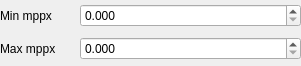
<?xml version="1.0" encoding="UTF-8"?>
<ui version="4.0">
 <class>LODObjectWidget</class>
 <widget class="QWidget" name="LODObjectWidget">
  <property name="geometry">
   <rect>
    <x>0</x>
    <y>0</y>
    <width>301</width>
    <height>66</height>
   </rect>
  </property>
  <property name="windowTitle">
   <string>Form</string>
  </property>
  <property name="locale">
   <locale language="English" country="UnitedStates"/>
  </property>
  <layout class="QVBoxLayout" name="verticalLayout">
   <property name="leftMargin">
    <number>0</number>
   </property>
   <property name="topMargin">
    <number>0</number>
   </property>
   <property name="rightMargin">
    <number>0</number>
   </property>
   <property name="bottomMargin">
    <number>0</number>
   </property>
   <item>
    <layout class="QHBoxLayout" name="minLayout">
     <item>
      <widget class="QLabel" name="minLabel">
       <property name="sizePolicy">
        <sizepolicy hsizetype="Preferred" vsizetype="Preferred">
         <horstretch>1</horstretch>
         <verstretch>0</verstretch>
        </sizepolicy>
       </property>
       <property name="text">
        <string>Min mppx</string>
       </property>
       <property name="wordWrap">
        <bool>true</bool>
       </property>
      </widget>
     </item>
     <item>
      <widget class="QDoubleSpinBox" name="minSpin">
       <property name="sizePolicy">
        <sizepolicy hsizetype="Minimum" vsizetype="Fixed">
         <horstretch>3</horstretch>
         <verstretch>0</verstretch>
        </sizepolicy>
       </property>
       <property name="decimals">
        <number>3</number>
       </property>
       <property name="maximum">
        <double>9999.998999999999796</double>
       </property>
      </widget>
     </item>
    </layout>
   </item>
   <item>
    <layout class="QHBoxLayout" name="maxLayout">
     <item>
      <widget class="QLabel" name="maxLabel">
       <property name="sizePolicy">
        <sizepolicy hsizetype="Preferred" vsizetype="Preferred">
         <horstretch>1</horstretch>
         <verstretch>0</verstretch>
        </sizepolicy>
       </property>
       <property name="text">
        <string>Max mppx</string>
       </property>
       <property name="wordWrap">
        <bool>true</bool>
       </property>
      </widget>
     </item>
     <item>
      <widget class="QDoubleSpinBox" name="maxSpin">
       <property name="sizePolicy">
        <sizepolicy hsizetype="Minimum" vsizetype="Fixed">
         <horstretch>3</horstretch>
         <verstretch>0</verstretch>
        </sizepolicy>
       </property>
       <property name="decimals">
        <number>3</number>
       </property>
       <property name="maximum">
        <double>9999.998999999999796</double>
       </property>
      </widget>
     </item>
    </layout>
   </item>
  </layout>
 </widget>
 <resources/>
 <connections/>
</ui>
